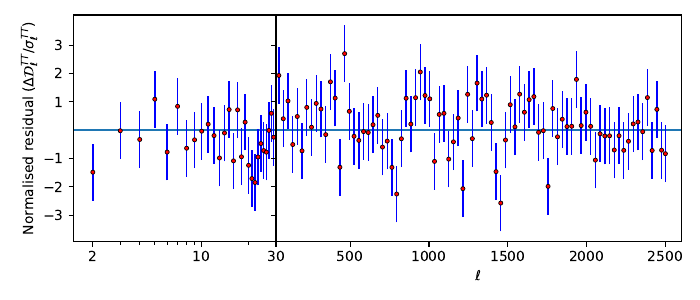

The Python source for this figure:
import numpy
import matplotlib.pyplot as plt
import pandas

fit = numpy.loadtxt('./COM_PowerSpect_CMB-base-plikHM-TTTEEE-lowl-lowE-lensing-minimum-theory_R3.01.txt')
fit = pandas.DataFrame(fit, columns=['l','TT','TE','EE','BB','PP'])
fit.l = fit.l.astype(int)
fit.set_index('l',inplace=True)


data_lowl = numpy.loadtxt('./planck_spectrum_TT_lowl.txt')
data_highl = numpy.loadtxt('./planck_spectrum_TT_highl.txt')
data = pandas.DataFrame(numpy.concatenate((data_lowl,data_highl)), columns=['l','Dl','sigm','sigp'])
data.l = data.l.astype(int)
data.set_index('l',inplace=True)

shift = ((data.Dl-fit.loc[data.index].TT)/numpy.where(fit.loc[data.index].TT-data.Dl>0,data.sigp,data.sigm))

fig, axes = plt.subplots(1,2,sharey=True, gridspec_kw={'wspace':0, 'width_ratios':[1,2]})


axes[0].errorbar(shift.index[:28], shift[:28], yerr=1, fmt='.', color='r', ecolor='b',marker='o',linestyle='None',capsize=0, markersize=3,zorder=2000,elinewidth=1, markeredgecolor='k', markeredgewidth=0.5)
axes[0].set_xlim(1.5,30)
axes[0].axhline(0)
axes[0].set_xscale('log')
axes[0].set_xticks([2,10,30])
axes[0].set_xticklabels([2,10,30])
axes[0].set_yticks([-3,-2,-1,1,2,3])

#for ax in axes:
#    for tick in ax.get_yticks():
#        ax.axhline(tick, color='k', linestyle='--', linewidth=0.5)


axes[1].axhline(0)
axes[1].errorbar(shift.index[28:], shift[28:], yerr=1, fmt='.', color='r', ecolor='b',marker='o',linestyle='None',capsize=0, markersize=3,zorder=2000,elinewidth=1, markeredgecolor='k', markeredgewidth=0.5)
axes[1].set_xlim(30,2600)

axes[1].set_xlabel('$\ell$')
axes[0].set_ylabel('Normalised residual $(\Delta\mathcal{D}_\ell^{TT}/\sigma_\ell^{TT})$')
fig.set_size_inches(7,3)
fig.tight_layout()
fig.savefig('residuals.pdf')
